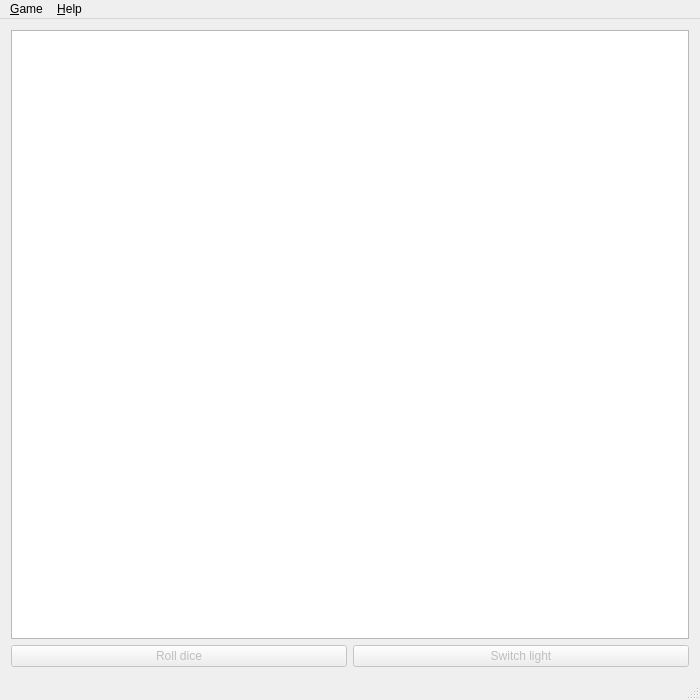
<?xml version="1.0" encoding="UTF-8"?>
<ui version="4.0">
 <class>MainWindow</class>
 <widget class="QMainWindow" name="MainWindow">
  <property name="geometry">
   <rect>
    <x>0</x>
    <y>0</y>
    <width>700</width>
    <height>700</height>
   </rect>
  </property>
  <property name="windowTitle">
   <string>Bonne nuit !</string>
  </property>
  <widget class="QWidget" name="centralWidget">
   <layout class="QVBoxLayout" name="verticalLayout">
    <item>
     <widget class="QGraphicsView" name="graphicsView">
      <property name="renderHints">
       <set>QPainter::Antialiasing|QPainter::TextAntialiasing</set>
      </property>
     </widget>
    </item>
    <item>
     <layout class="QHBoxLayout" name="horizontalLayout">
      <item>
       <widget class="QPushButton" name="rollDiceButton">
        <property name="enabled">
         <bool>false</bool>
        </property>
        <property name="text">
         <string>Roll dice</string>
        </property>
       </widget>
      </item>
      <item>
       <widget class="QPushButton" name="switchLightButton">
        <property name="enabled">
         <bool>false</bool>
        </property>
        <property name="text">
         <string>Switch light</string>
        </property>
       </widget>
      </item>
     </layout>
    </item>
   </layout>
  </widget>
  <widget class="QMenuBar" name="menuBar">
   <property name="geometry">
    <rect>
     <x>0</x>
     <y>0</y>
     <width>700</width>
     <height>19</height>
    </rect>
   </property>
   <widget class="QMenu" name="menu_Game">
    <property name="title">
     <string>&amp;Game</string>
    </property>
    <addaction name="action_New"/>
    <addaction name="action_Close"/>
    <addaction name="action_Quit"/>
   </widget>
   <widget class="QMenu" name="menu_Help">
    <property name="title">
     <string>&amp;Help</string>
    </property>
    <addaction name="action_Help"/>
    <addaction name="action_About"/>
   </widget>
   <addaction name="menu_Game"/>
   <addaction name="menu_Help"/>
  </widget>
  <widget class="QStatusBar" name="statusBar"/>
  <action name="action_New">
   <property name="text">
    <string>&amp;New</string>
   </property>
   <property name="statusTip">
    <string>Start a new game</string>
   </property>
   <property name="shortcut">
    <string>Ctrl+N</string>
   </property>
  </action>
  <action name="action_Quit">
   <property name="text">
    <string>&amp;Quit</string>
   </property>
   <property name="statusTip">
    <string>Quit game</string>
   </property>
   <property name="shortcut">
    <string>Ctrl+Q</string>
   </property>
  </action>
  <action name="action_Close">
   <property name="text">
    <string>&amp;Close</string>
   </property>
   <property name="statusTip">
    <string>Close current game</string>
   </property>
   <property name="shortcut">
    <string>Ctrl+W</string>
   </property>
  </action>
  <action name="action_Help">
   <property name="text">
    <string>&amp;Help</string>
   </property>
   <property name="statusTip">
    <string>Help</string>
   </property>
   <property name="shortcut">
    <string>F1</string>
   </property>
  </action>
  <action name="action_About">
   <property name="text">
    <string>&amp;About</string>
   </property>
   <property name="statusTip">
    <string>About the game</string>
   </property>
  </action>
 </widget>
 <layoutdefault spacing="6" margin="11"/>
 <resources/>
 <connections/>
</ui>
